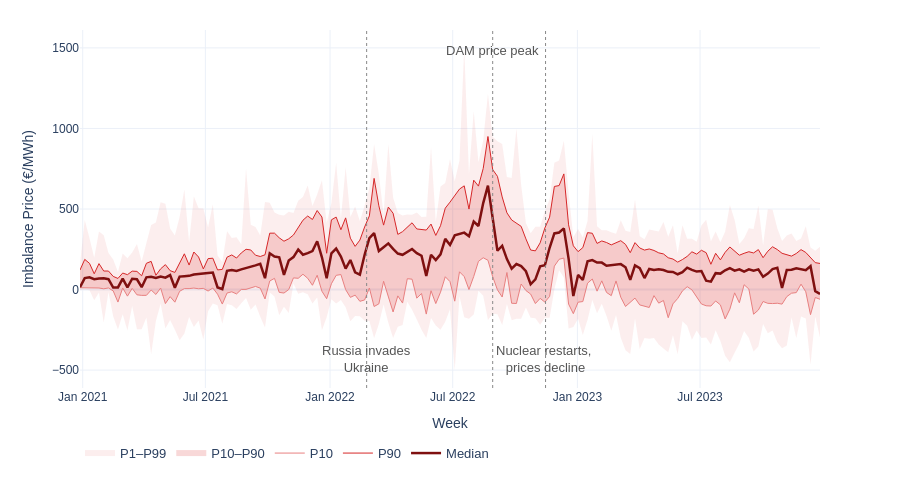

The notebook cell this image was saved under:
### Code cell
# 2.2 — Weekly percentiles with event annotations (Chart 1)
_TITLE_IMB_WP = "Belgian Imbalance Price — Weekly Percentiles (2021–2023)"

wp_imb = weekly_pct(imb, "pos_ip")

IMB_EVENTS = [
    # dict(date="2021-12-01", label="Belgian nuclear<br>outages begin",    top=True),
    dict(date="2022-02-24", label="Russia invades<br>Ukraine",           top=False),
    # dict(date="2022-07-01", label="Peak nuclear<br>unavailability",      top=True),
    dict(date="2022-08-29", label="DAM price peak",             top=True),
    dict(date="2022-11-15", label="Nuclear restarts, <br>prices decline",top=False),
    # dict(date="2023-04-01", label="Fleet recovery /<br>normalisation",   top=True),
]

fig = go.Figure()

for lo, hi, alpha, name in [
    ("p1",  "p99", 0.08, "P1–P99"),
    ("p10", "p90", 0.18, "P10–P90"),
]:
    x = list(wp_imb.week) + list(wp_imb.week[::-1])
    y = list(wp_imb[hi])  + list(wp_imb[lo][::-1])
    fig.add_trace(go.Scatter(
        x=x, y=y, fill="toself", mode="none",
        fillcolor=f"rgba(214,39,40,{alpha})",
        name=name, showlegend=True,
    ))

for col, lw, color, name in [
    ("p10", 1.0, "#e88080", "P10"),
    ("p90", 1.0, "#d62728", "P90"),
    ("p50", 2.5, "#7f1010", "Median"),
]:
    fig.add_trace(go.Scatter(
        x=wp_imb.week, y=wp_imb[col], mode="lines",
        line=dict(width=lw, color=color), name=name,
    ))

# Annotations centred over each vline — no bounding box
for ev in IMB_EVENTS:
    dt      = pd.Timestamp(ev["date"])
    ypos    = 0.97 if ev["top"] else 0.03
    yanchor = "top" if ev["top"] else "bottom"
    fig.add_vline(x=dt, line=dict(color="#888", dash="dot", width=1))
    fig.add_annotation(
        x=dt, y=ypos, yref="paper",
        text=ev["label"],
        showarrow=False, xanchor="center",
        font=dict(size=13, color="#555"),
        yanchor=yanchor,
    )

fig.update_layout(
    template=TEMPLATE, font_family=FONT,
    xaxis_title="Week", yaxis_title="Imbalance Price (€/MWh)",
    legend=dict(orientation="h", y=-0.14,font=dict(size=13)),
    height=480, margin=dict(t=30, b=70),
)
# save(fig, "imb_weekly_percentiles.png", title=_TITLE_IMB_WP, h=480)
fig.show()

### Figure 1 — Plotly figure (JSON) as saved in the notebook; plotly's stock layout.template omitted (floating-point values rounded to 4 significant figures; data arrays with more than 128 entries replaced by an {"elided": "..."} marker saying what was removed)
{"data": [{"fill": "toself", "fillcolor": "rgba(214,39,40,0.08)", "mode": "none", "name": "P1–P99", "showlegend": true, "type": "scatter", "x": {"elided": "314 str values"}, "y": {"elided": "314 float values"}}, {"fill": "toself", "fillcolor": "rgba(214,39,40,0.18)", "mode": "none", "name": "P10–P90", "showlegend": true, "type": "scatter", "x": {"elided": "314 str values"}, "y": {"elided": "314 float values"}}, {"line": {"color": "#e88080", "width": 1}, "mode": "lines", "name": "P10", "type": "scatter", "x": {"elided": "157 str values"}, "y": {"elided": "157 float values"}}, {"line": {"color": "#d62728", "width": 1}, "mode": "lines", "name": "P90", "type": "scatter", "x": {"elided": "157 str values"}, "y": {"elided": "157 float values"}}, {"line": {"color": "#7f1010", "width": 2.5}, "mode": "lines", "name": "Median", "type": "scatter", "x": {"elided": "157 str values"}, "y": {"elided": "157 float values"}}], "layout": {"annotations": [{"font": {"color": "#555", "size": 13}, "showarrow": false, "text": "Russia invades<br>Ukraine", "x": "2022-02-24T00:00:00", "xanchor": "center", "y": 0.03, "yanchor": "bottom", "yref": "paper"}, {"font": {"color": "#555", "size": 13}, "showarrow": false, "text": "DAM price peak", "x": "2022-08-29T00:00:00", "xanchor": "center", "y": 0.97, "yanchor": "top", "yref": "paper"}, {"font": {"color": "#555", "size": 13}, "showarrow": false, "text": "Nuclear restarts, <br>prices decline", "x": "2022-11-15T00:00:00", "xanchor": "center", "y": 0.03, "yanchor": "bottom", "yref": "paper"}], "font": {"family": "Arial"}, "height": 480, "legend": {"font": {"size": 13}, "orientation": "h", "y": -0.14}, "margin": {"b": 70, "t": 30}, "shapes": [{"line": {"color": "#888", "dash": "dot", "width": 1}, "type": "line", "x0": "2022-02-24T00:00:00", "x1": "2022-02-24T00:00:00", "xref": "x", "y0": 0, "y1": 1, "yref": "y domain"}, {"line": {"color": "#888", "dash": "dot", "width": 1}, "type": "line", "x0": "2022-08-29T00:00:00", "x1": "2022-08-29T00:00:00", "xref": "x", "y0": 0, "y1": 1, "yref": "y domain"}, {"line": {"color": "#888", "dash": "dot", "width": 1}, "type": "line", "x0": "2022-11-15T00:00:00", "x1": "2022-11-15T00:00:00", "xref": "x", "y0": 0, "y1": 1, "yref": "y domain"}], "xaxis": {"title": {"text": "Week"}}, "yaxis": {"title": {"text": "Imbalance Price (€/MWh)"}}}}
